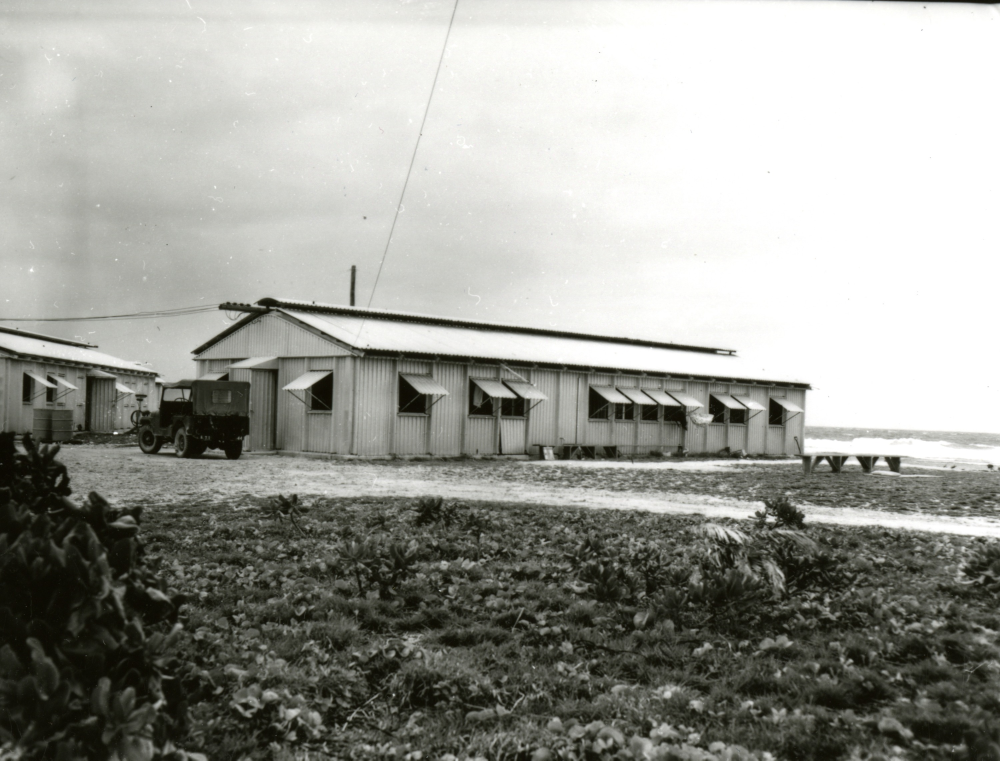
#> input picture ref/ep12/base_metal.jpg, 3000 x 2281 px, given in place of f2.png, which was not available (shown at 1/3 size)
$ python measure_bravo4k.py base_metal.jpg out.png
#> lines starting #> are read from the running program, lines starting #| are printed output that depends on the picture; pictures that were not available may be replaced by others from this repository, and a replacement may not be noted
# -*- coding: utf-8 -*-
"""12本目②：「4K 56.9秒」の器の札が、絵について本当のことを言っているかを測る。

なぜ測るか
  ①はこの1点（3840x2160・PD・爆発そのもの）を題材選定の決め手にした。
  ところが Commons の頁は
    - 出どころ＝**YouTube の再アップ**（ペルーの ch `TheCentralnuclear`・video2commons 取り込み）
    - 隠しカテゴリ＝**Images with watermarks**（透かし入り）
    - 権利の根拠＝**PD US not renewed**（米連邦§105 ではない）
  と書いている。1954年の素材が本当に 3840x2160 で在るはずがない。
  → [[feedback-container-labels-lie-about-the-picture]]（幅そのものが嘘をつく）

測り方（実効解像度）
  原寸のコマを 1/k に縮めてから元の大きさへ戻し、原寸との差（RMSE）を測る。
  **本物の 4K** なら k を上げるほど差が大きくなる。
  **N倍に引き伸ばしただけ**なら、k=N まで差がほぼ 0 のまま＝そこが「実効の幅」。
  陽性対照＝同じコマを自分で 8倍に引き伸ばした画像（差が 0 に張り付くことを見る）。
"""
import subprocess
import sys
from pathlib import Path

import numpy as np
from PIL import Image

sys.stdout.reconfigure(encoding="utf-8")

SRC = Path(sys.argv[1])
OUT = Path(sys.argv[2])
OUT.mkdir(parents=True, exist_ok=True)
TIMES = sys.argv[3:] or ["2", "10", "20", "30", "45", "55"]


def grab(t):
#> called with t = '2'
    p = OUT / ("f%s.png" % t.replace(".", "_"))
    if not p.exists():
        subprocess.run(["ffmpeg", "-v", "error", "-ss", t, "-i", str(SRC),
                        "-frames:v", "1", "-y", str(p)], check=True)
#> (this line was passed over: subprocess is not available in this run)
    return p


def rmse(a, b):
    return float(np.sqrt(np.mean((a.astype(np.float64) - b.astype(np.float64)) ** 2)))


def effective(img):
    """縮めて戻したときの差を k ごとに出す。"""
    g = np.asarray(img.convert("L"))
    h, w = g.shape
    res = []
    for k in (2, 3, 4, 5, 6, 8, 12):
        small = img.convert("L").resize((max(1, w // k), max(1, h // k)),
                                        Image.LANCZOS)
        back = small.resize((w, h), Image.LANCZOS)
        res.append((k, w // k, rmse(g, np.asarray(back))))
    return res


def main():
    print("== ffprobe ==")
    print(subprocess.run(
        ["ffprobe", "-v", "error", "-show_entries",
         "stream=codec_name,width,height,r_frame_rate,avg_frame_rate,pix_fmt",
         "-of", "default=noprint_wrappers=1", str(SRC)],
        capture_output=True, text=True).stdout.strip())

    print("\n== 実効解像度（縮めて戻した差 RMSE。0 に近い＝その幅より上に中身が無い）==")
    print("%-6s %-9s %s" % ("秒", "戻す幅", "  k=2      k=3      k=4      k=5      k=6      k=8      k=12"))
    for t in TIMES:
        img = Image.open(grab(t))
#> img is the input picture: PIL image 3000x2281 RGB; mean R, G, B 155.3, 156.1, 150
        r = effective(img)
#> the loop in effective, `for k in (2, 3, 4, 5, 6, 8, 12):` made 7 passes
#> pass 2, in effective, `small = img.convert("L").resize((max(1, w // k), max(1, h // k)), Imag..`:
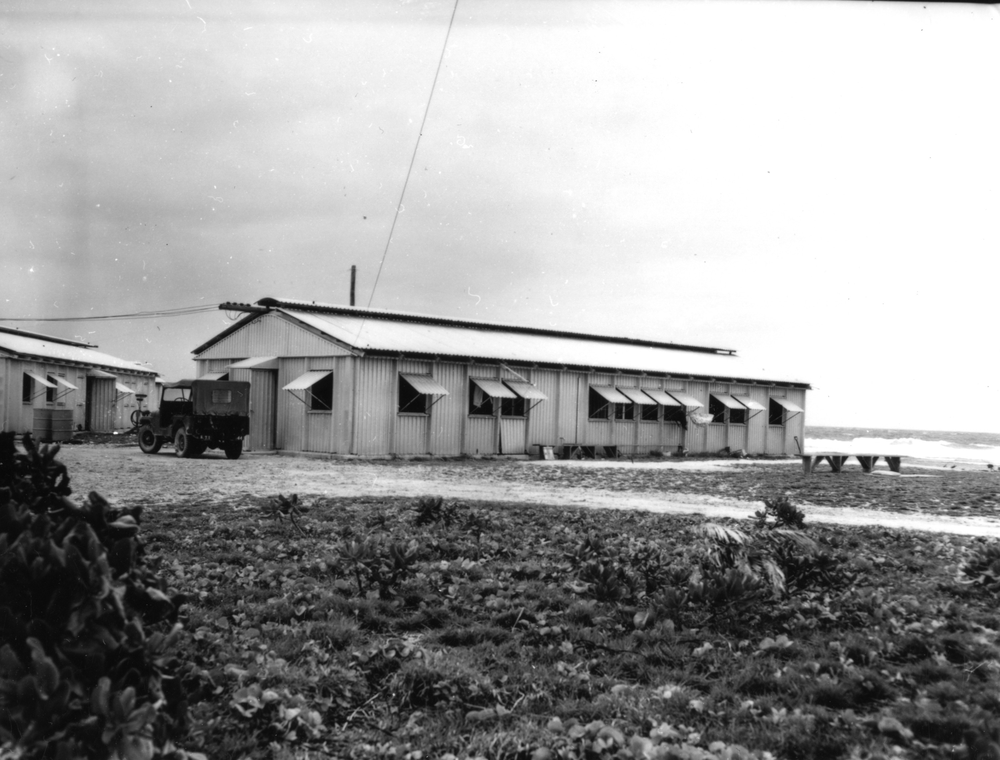
#> small: PIL image 1000x760 L; min 8, max 255, mean 155.1
#> after the loop in effective, `for k in (2, 3, 4, 5, 6, 8, 12):`: res = [(2, 1500, 1.01), (3, 1000, 1.81), (4, 750, 2.87), (5, 600, 4.02), (6, 500, 5.13), (8, 375, 7.07), (12, 250, 10.16)]
#> r has the same summary as res in effective
        print("%-6s %-9s %s" % (t, "%dx%d" % img.size,
                                "  ".join("%7.3f" % v for _, _, v in r)))
#| 2      3000x2281   1.009    1.807    2.874    4.018    5.125    7.065   10.164
#> pass 2 of the loop in main, `for t in TIMES:`:
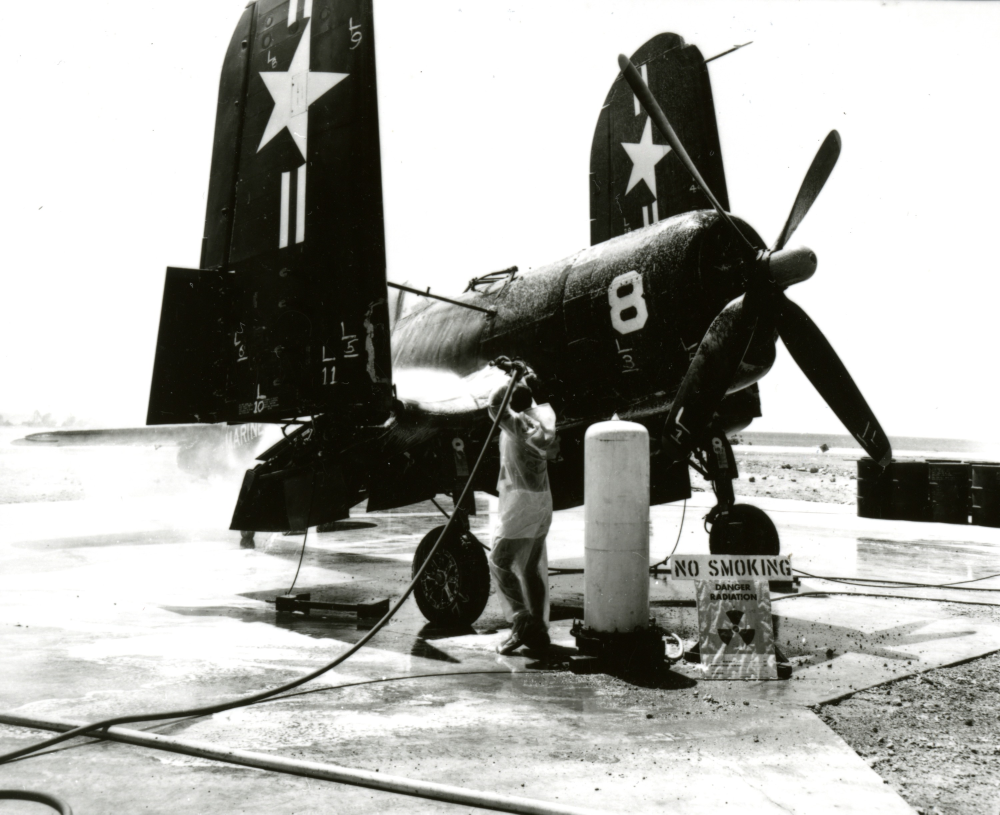
#> input picture ref/ep12/dc_f4u_wash.jpg, 3000 x 2444 px, given in place of f10.png, which was not available (shown at 1/3 size)
#> in main, img is the input picture: PIL image 3000x2444 RGB; mean R, G, B 169.4, 169.7, 165.4
#> g: shape (2444, 3000)
#> the loop in effective (call 2), `for k in (2, 3, 4, 5, 6, 8, 12):` made 7 passes
#> pass 2, in effective (call 2), `small = img.convert("L").resize((max(1, w // k), max(1, h // k)), Imag..`:
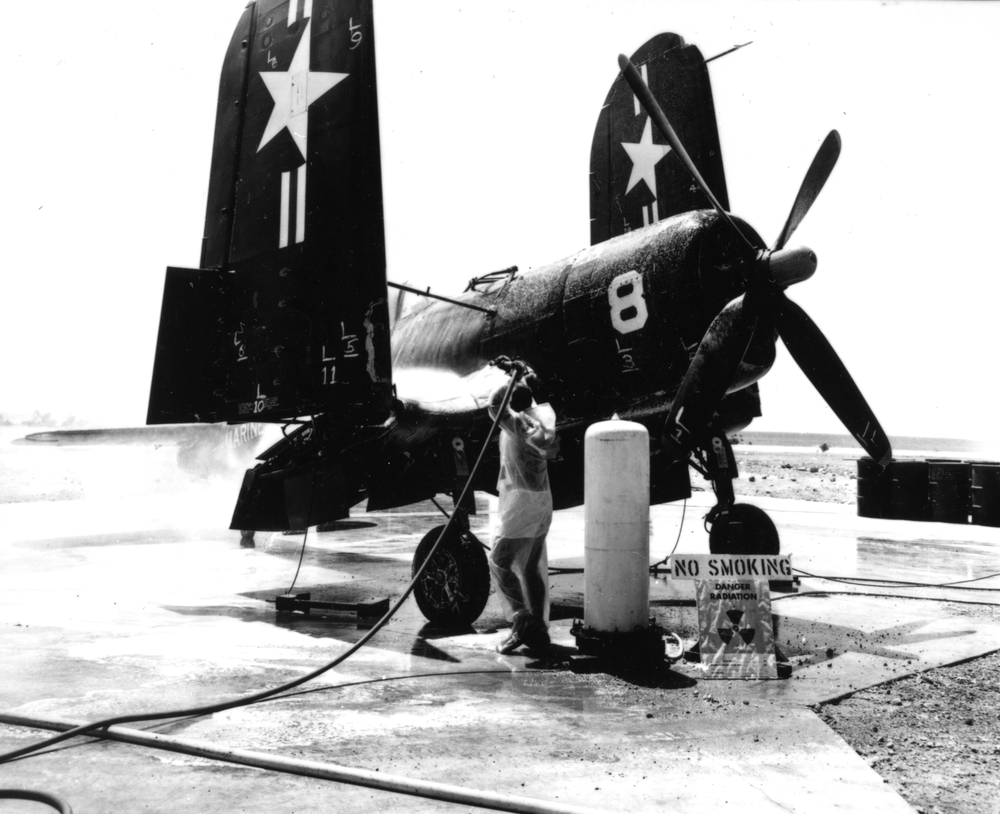
#> small: PIL image 1000x814 L; min 5, max 255, mean 169.1
#> after the loop in effective (call 2), `for k in (2, 3, 4, 5, 6, 8, 12):`: res = [(2, 1500, 1.06), (3, 1000, 2.14), (4, 750, 3.47), (5, 600, 4.79), (6, 500, 6.04), (8, 375, 8.36), (12, 250, 11.99)]
#> r has the same summary as res in effective
#| 10     3000x2444   1.056    2.138    3.472    4.786    6.037    8.356   11.991
    print("   （k の下の幅＝ %s）"
          % " / ".join("k%d:%d" % (k, ww) for k, ww, _ in r))

    # 陽性対照＝1/8 に縮めた絵を 8倍に戻したもの。本物でないことが分かる物差しか見る
    img = Image.open(grab(TIMES[len(TIMES) // 2]))
    w, h = img.size
    fake = img.convert("L").resize((w // 8, h // 8), Image.LANCZOS).resize((w, h), Image.LANCZOS)
    print("\n== 陽性対照（自分で 1/8 に落としてから8倍に戻した絵）==")
    print("%-6s %-9s %s" % ("対照", "%dx%d" % (w, h),
                            "  ".join("%7.3f" % v for _, _, v in effective(fake))))


if __name__ == "__main__":
#> (the run stopped early here; a loop or call above may not have finished)
